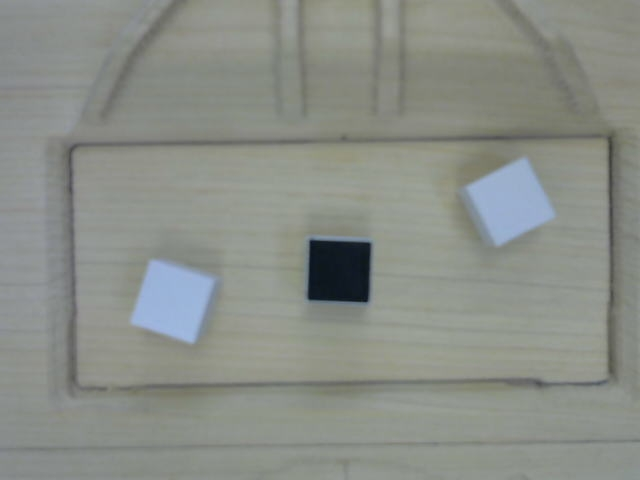
#> input picture raspberry_camara_pruebas/3cubos.png, 640 x 480 px
$ python ubicar_cubos.py   (Python 2 division)
#> lines starting #> are read from the running program, lines starting #| are printed output that depends on the picture; after the words box and inside, x2 and y2 are one past the last pixel; in counts of white or black regions, pixels touching at a corner belong together; long printed decimals are rounded
#> further down, img is the input picture: shape (480, 640, 3); mean B, G, R 135.7, 142.1, 137.9
#!/usr/bin/env python
# -*- coding: utf-8 -*-

#### TO DO: -distancia desde el nuevo SR hasta el centro de los cubos.
####        -reconocer unicamente 1 cubo cada vez, para la version final.

import numpy as np
import cv2
from math import atan, degrees , sqrt, pow

##########Variables globales#################
squares = [] #Cubos encontrados, respecto a (0,0) de img.
sorted_cubes = [] #Cubos con vertices ordenados por menor Y (para angulos).
new_sides_angles = []
new_centres = []
arm_angles = []
hand_angles = []
centers = []
workzone = []
newsquares = [] #Cuadrados calculados, respecto a (0,0) del nuevo SR.
topside_center_workzone = [0,0]
bottomside_center_worzone = [0,0]
#Colores para pintar:
RED=(0,0,255)
BLUE=(255,0,0)
CYAN=(255,150,0)
GREEN=(0,255,0)
YELLOW=(0,255,255)
ORANGE=(0,150,255)
WHITE=(255,255,255)
BLACK=(0,0,0)

def angle_cos(p0, p1, p2):
  d1, d2 = (p0-p1).astype('float'), (p2-p1).astype('float')
  return abs( np.dot(d1, d2) / np.sqrt( np.dot(d1, d1)*np.dot(d2, d2) ) )


#Función que encuentra los cuadrados de las caras superiores de cada cubo,
#obtiene los cuadrados del contorno, y los centros.
def find_squares(img):
  img = cv2.GaussianBlur(img, (5, 5), 0)
  global sorted_cubes
  global squares
  global centers
  previous = []
  cont = 0
  sideColor = 0
  alpha = 0
  for gray in cv2.split(img):
    for thrs in xrange(0, 255, 26):
      if thrs == 0:
        bin = cv2.Canny(gray, 0, 50, apertureSize=5)
        bin = cv2.dilate(bin, None)
      else:
        retval, bin = cv2.threshold(gray, thrs, 255, cv2.THRESH_BINARY)
      contours, hierarchy = cv2.findContours(bin, cv2.RETR_LIST, cv2.CHAIN_APPROX_SIMPLE)
      for cnt in contours:
        cnt_len = cv2.arcLength(cnt, True)
        cnt = cv2.approxPolyDP(cnt, 0.02*cnt_len, True)
        if len(cnt) == 4 and cv2.contourArea(cnt) > 1200 and cv2.contourArea(cnt) < 4000 and cv2.isContourConvex(cnt):
          cnt = cnt.reshape(-1, 2)
          encontrado = False
          #Se hace un bucle para buscar dentro de los contornos los más próximos
          #para cada cubo.
          for i in previous:
            if i[0] == cnt[0][0] or (i[0] <= cnt[0][0]+3 and i[0] >= cnt[0][0]-3) :
              #Si se encuentra este contorno en los anteriormente analizados,
              #no se usa.
              encontrado = True
              break
          max_cos = np.max([angle_cos( cnt[i], cnt[(i+1) % 4], cnt[(i+2) % 4] ) for i in xrange(4)])
          if max_cos < 0.1 and not encontrado:
            #Se almacena el contorno del cuadrado con sus vertices, se almacena
            #como analizado tambien.
            squares.append(cnt)
            previous.append(cnt[0])
            previous.append(cnt[1])
            previous.append(cnt[2])
            previous.append(cnt[3])
            #Se ordenan los vertices de los cubos, para luego usarlos para
            #los angulos.
            cubo = np.copy(cnt)
            dt = [('col1', cubo.dtype),('col2', cubo.dtype)]
            aux = cubo.ravel().view(dt)
            aux.sort(order=['col2','col1'])
            sorted_cubes.append(cubo)
            #Se obtienen el centro del cuadrado, y se saca el color de la cara.
            center = [(cnt[0][0]+cnt[2][0])/2,(cnt[0][1]+cnt[2][1])/2]
            centers.append([(cnt[0][0]+cnt[2][0])/2,(cnt[0][1]+cnt[2][1])/2])
            imggray = cv2.cvtColor(img,cv2.COLOR_BGR2GRAY)
            sideColor = imggray[center[1]][center[0]] # Color de cara superior
            if sideColor >= 100 :
              color = "blanco"
            else :
              color = "negro"
            print "Encontrado cubo numero",cont+1,"con centro en [",center[0]/3.78,",",center[1]/3.78,"] mm y es de color",color
            cont+=1

#Se encuentra un rectangulo de area mayor que los cubos, que los contiene y
#vale de referencia para ubicacion. Hace practicamente lo mismo que la funcion
#anterior para los cubos. Obtiene ademas puntos de referencia a mitad del
#rectangulo de referencia para construir un eje de coordenadas.
def find_workzone(img):
  img = cv2.GaussianBlur(img, (5, 5), 0)
  global workzone
  previous = []
  for gray in cv2.split(img):
    for thrs in xrange(0, 255, 26):
      if thrs == 0:
        bin = cv2.Canny(gray, 0, 50, apertureSize=5)
        bin = cv2.dilate(bin, None)
      else:
        retval, bin = cv2.threshold(gray, thrs, 255, cv2.THRESH_BINARY)
      contours, hierarchy = cv2.findContours(bin, cv2.RETR_LIST, cv2.CHAIN_APPROX_SIMPLE)
      for cnt in contours:
        cnt_len = cv2.arcLength(cnt, True)
        cnt = cv2.approxPolyDP(cnt, 0.02*cnt_len, True)
        if len(cnt) == 4 and cv2.contourArea(cnt) > 40000 and cv2.contourArea(cnt) < 130000 and cv2.isContourConvex(cnt):
          cnt = cnt.reshape(-1, 2)
          encontrado = False
          for i in previous:
            if i[0] == cnt[0][0] or (i[0] <= cnt[0][0]+3 and i[0] >= cnt[0][0]-3) :
              encontrado = True
              break
          max_cos = np.max([angle_cos( cnt[i], cnt[(i+1) % 4], cnt[(i+2) % 4] ) for i in xrange(4)])
          if max_cos < 0.1 and not encontrado:
            workzone.append(cnt)
            previous.append(cnt[0])
            calculate_workzone()
#> this loop made 3 passes
#> bin: shape (480, 640); every value is 0
#> after the loop, cnt = [[503, 172], [504, 172], [505, 171], [508, 171], [503, 171]]; encontrado = True; max_cos = 0.0122; previous = [[603, 146], [607, 144]]; workzone = [[[603, 146], [81, 160], [82, 376], [604, 373]], [[607, 144], [601, 379], [76, 395], [79, 148]]]

#Función que ordena los puntos del rectángulo de referencia y obtiene el
#lado superior y el inferior.
def calculate_workzone():
  top = [0,0]
  bottom = [0,0]
  topi=bottomi=i=0
  while i < 4:
    #Se compara respecto a la mitad de la imagen (240 px).
    if workzone[0][i][1] < 240:
      top[topi]=[workzone[0][i][0],workzone[0][i][1]]
      topi+=1
    else:
      bottom[bottomi]=[workzone[0][i][0],workzone[0][i][1]]
      bottomi+=1
    i+=1
  top.sort
  bottom.sort
  global topside_center_workzone
  topside_center_workzone = [(top[0][0]+top[1][0])/2,(top[0][1]+top[1][1])/2]
  global bottomside_center_worzone
  bottomside_center_worzone = [(bottom[0][0]+bottom[1][0])/2,(bottom[0][1]+bottom[1][1])/2]

#Función que calcula el angulo de giro para la pinza del brazo robotico (o el
#giro de los cubos sobre su propio eje).
def calculate_arm_angle():
  cont=0
  for centro in new_centres:
    x = [centro[0],0]
    b = sqrt(pow((x[0]-centro[0]),2)+pow((x[1]-centro[1]),2))
    c = sqrt(pow((x[0]-0),2)+pow((x[1]-0),2))
    alpha = degrees(atan(b/c))
    if centro[0] < 0:
      alpha = -degrees(atan(b/c))
    print "El cubo numero",cont+1,"esta a una inclinacion de",alpha,"grados respecto al eje de referencia"
    arm_angles.append(alpha)
    cont+=1

#Función que calcula el angulo de giro para el brazo robotico (giro respecto al
#eje del nuevo SR).
def calculate_hand_angle():
  cont = 0
  for cubo in new_sides_angles:
    x = [cubo[0][0],cubo[1][1]]
    b = sqrt(pow((x[0]-cubo[0][0]),2)+pow((x[1]-cubo[0][1]),2))
    c = sqrt(pow((x[0]-cubo[1][0]),2)+pow((x[1]-cubo[1][1]),2))
    alpha = degrees(atan(b/c))
    if cubo[0][0] < cubo[1][0] and cubo[0][1] > cubo[1][1]:
      alpha = -degrees(atan(b/c))
    print "El cubo numero",cont+1,"tiene un giro sobre si mismo de",alpha,"grados"
    hand_angles.append(alpha)
    cont+=1

#Función que obtiene nuevas coordenadas para los centros de los cubos y los lados
#de los cubos que serviran para determinar el giro de la pinza del brazo robotico.
def change_SR():
  #Se modifican las coordenadas respecto al nuevo SR:
  #El punto medio del lado inferior del rectangulo de referencia.
  global new_centres
  global new_sides_angles
  #Me quedo con el lado importante para el calculo de angulos de giro.
  #El resto lo ignoro.
  for cubo in sorted_cubes:
    a = [cubo[0][0]-bottomside_center_worzone[0],bottomside_center_worzone[1]-cubo[0][1]]
    b = [cubo[1][0]-bottomside_center_worzone[0],bottomside_center_worzone[1]-cubo[1][1]]
    new_sides_angles.append([a,b])
  #Ahora cambio las coordenadas de los centros respecto al nuevo SR.
  for centro in centers:
    a = [centro[0]-bottomside_center_worzone[0],bottomside_center_worzone[1]-centro[1]]
    new_centres.append(a)

if __name__ == '__main__':
#  cam = cv2.VideoCapture(0)
#  ret, img = cam.read()
  img = cv2.imread('3cubos.png')
  find_workzone(img)
  cv2.drawContours(img, workzone, -1, GREEN, 2)
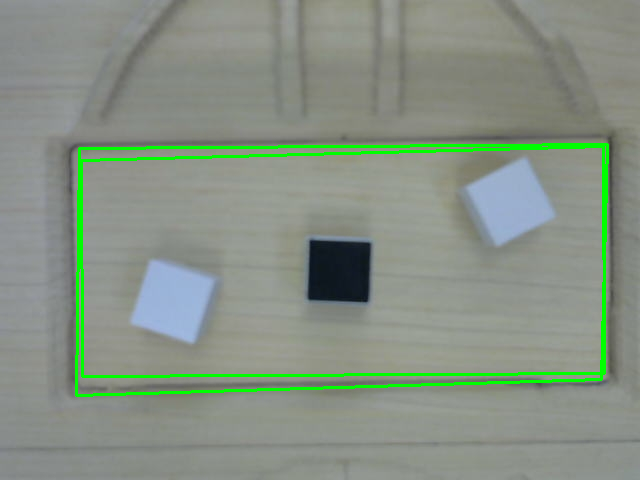
#> img: shape (480, 640, 3); 2.85% of pixels changed, all inside (x1, y1, x2, y2) = (75, 143, 609, 397)
  find_squares(img)
#> in find_squares, `img = cv2.GaussianBlur(img, (5, 5), 0)`:
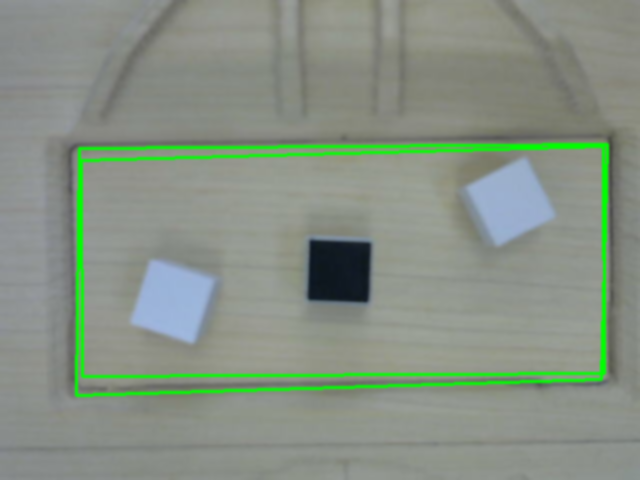
#> img: shape (480, 640, 3); mean of channels 0, 1, 2 132, 145.3, 134; drawn as B, G, R
#> the loop in find_squares, `for gray in cv2.split(img):` made 3 passes
#| Encontrado cubo numero 1 con centro en [ 89.418 , 71.693 ] mm y es de color negro
#| Encontrado cubo numero 2 con centro en [ 135.185 , 53.175 ] mm y es de color blanco
#| Encontrado cubo numero 3 con centro en [ 45.503 , 79.630 ] mm y es de color blanco
#> after the loop in find_squares, `for gray in cv2.split(img):`:
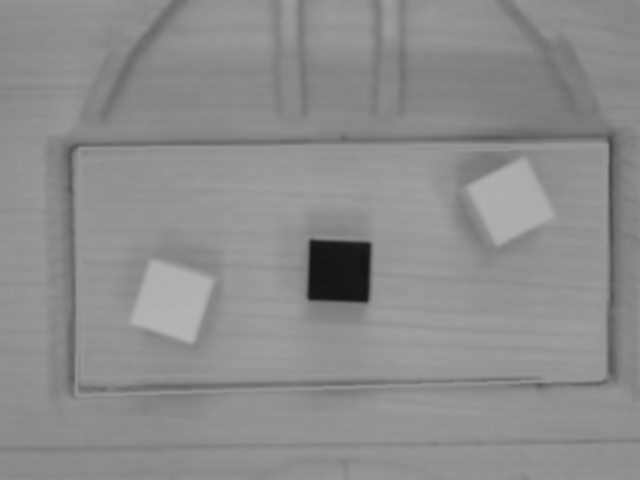
#> imggray: shape (480, 640); min 19, max 182, mean 140.5
#> after the loop in find_squares, `for gray in cv2.split(img):`: center = [172, 301]; centers = [[338, 271], [511, 201], [172, 301]]; color = 'blanco'; cont = 3; cubo = [[154, 263], [209, 281], [134, 321], [191, 339]]; dt = 2 items; encontrado = True; max_cos = 0.034; previous = [[312, 241], [369, 245], [364, 301], [309, 297], [525, 160], [468, 188], [497, 243], [553, 215], [154, 263], [134, 321], [191, 339], [209, 281]]; sideColor = 176; sorted_cubes = [[[312, 241], [369, 245], [309, 297], [364, 301]], [[525, 160], [468, 188], [553, 215], [497, 243]], [[154, 263], [209, 281], [134, 321], [191, 339]]]; squares = [[[312, 241], [369, 245], [364, 301], [309, 297]], [[525, 160], [468, 188], [497, 243], [553, 215]], [[154, 263], [134, 321], [191, 339], [209, 281]]]
  cv2.drawContours(img, squares, -1, RED, 3)
  cv2.line(img, (topside_center_workzone[0],topside_center_workzone[1]), (bottomside_center_worzone[0],bottomside_center_worzone[1]), BLUE, 1)
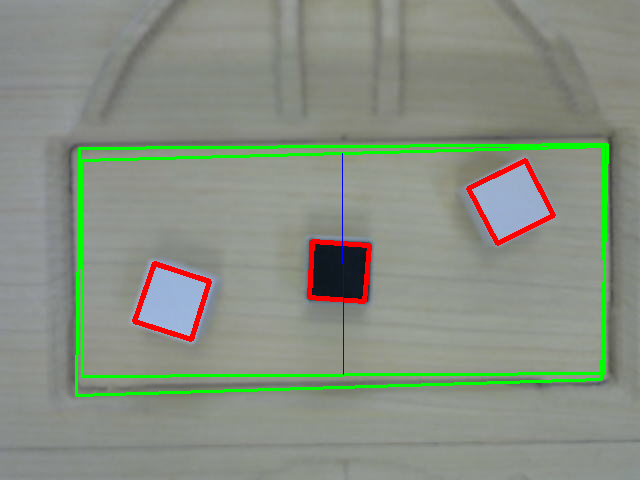
#> img: shape (480, 640, 3); mean B, G, R 130.3, 143.7, 135.5
  print "El nuevo origen de coordenadas sera [",bottomside_center_worzone[0]/3.78,",",bottomside_center_worzone[1]/3.78,"] mm"
#| El nuevo origen de coordenadas sera [ 90.741 , 98.942 ] mm
  print "Utilizando ese punto como nuevo SR."
  for i in centers:
    cv2.line(img, (bottomside_center_worzone[0],bottomside_center_worzone[1]), (i[0],i[1]), ORANGE, 1)
    cv2.line(img, (i[0],bottomside_center_worzone[1]), (i[0],i[1]), CYAN, 1)
#> this loop made 3 passes
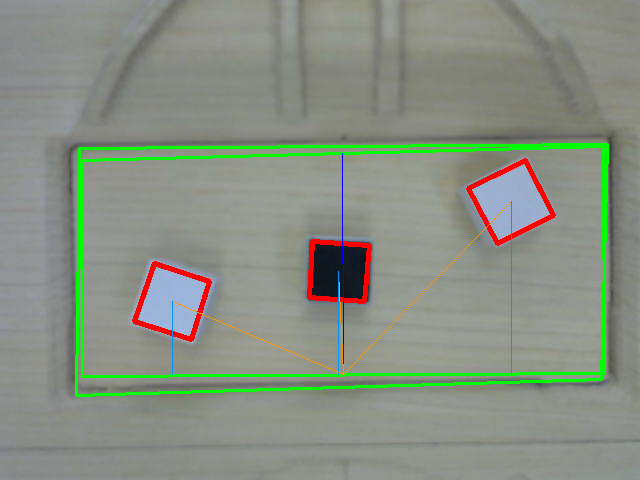
#> img: shape (480, 640, 3); 0.26% of pixels changed, all inside (x1, y1, x2, y2) = (172, 201, 512, 375)
  change_SR()
#> the loop in change_SR, `for cubo in sorted_cubes:` made 3 passes
#> (cubo, a, b) on passes 1 to 3: ([[312, 241], [369, 245], [309, 297], [364, 301]], [-31, 133], [26, 129]), ([[525, 160], [468, 188], [553, 215], [497, 243]], [182, 214], [125, 186]), ([[154, 263], [209, 281], [134, 321], [191, 339]], [-189, 111], [-134, 93])
#> after the loop in change_SR, `for cubo in sorted_cubes:`: new_sides_angles = [[[-31, 133], [26, 129]], [[182, 214], [125, 186]], [[-189, 111], [-134, 93]]]
#> the loop in change_SR, `for centro in centers:` made 3 passes
#> (centro, a) on passes 1 to 3: ([338, 271], [-5, 103]), ([511, 201], [168, 173]), ([172, 301], [-171, 73])
#> after the loop in change_SR, `for centro in centers:`: new_centres = [[-5, 103], [168, 173], [-171, 73]]
  calculate_arm_angle()
#> the loop in calculate_arm_angle, `for centro in new_centres:` made 3 passes
#> (centro, x, b, c) on passes 1 to 3: ([-5, 103], [-5, 0], 103, 5), ([168, 173], [168, 0], 173, 168), ([-171, 73], [-171, 0], 73, 171)
#| El cubo numero 1 esta a una inclinacion de -87.221 grados respecto al eje de referencia
#| El cubo numero 2 esta a una inclinacion de 45.840 grados respecto al eje de referencia
#| El cubo numero 3 esta a una inclinacion de -23.118 grados respecto al eje de referencia
#> after the loop in calculate_arm_angle, `for centro in new_centres:`: arm_angles = [-87.22, 45.84, -23.12]; cont = 3
  calculate_hand_angle()
#> the loop in calculate_hand_angle, `for cubo in new_sides_angles:` made 3 passes
#> (cubo, x, b, c) on passes 1 to 3: ([[-31, 133], [26, 129]], [-31, 129], 4, 57), ([[182, 214], [125, 186]], [182, 186], 28, 57), ([[-189, 111], [-134, 93]], [-189, 93], 18, 55)
#| El cubo numero 1 tiene un giro sobre si mismo de -4.014 grados
#| El cubo numero 2 tiene un giro sobre si mismo de 26.162 grados
#| El cubo numero 3 tiene un giro sobre si mismo de -18.122 grados
#> after the loop in calculate_hand_angle, `for cubo in new_sides_angles:`: hand_angles = [-4.01, 26.16, -18.12]

  cv2.line(img, (sorted_cubes[0][0][0],sorted_cubes[0][0][1]), (sorted_cubes[0][1][0],sorted_cubes[0][1][1]), YELLOW, 1)
#> img: shape (480, 640, 3); 0.02% of pixels changed, all inside (x1, y1, x2, y2) = (312, 241, 370, 246)
  cv2.line(img, (sorted_cubes[1][0][0],sorted_cubes[1][0][1]), (sorted_cubes[1][1][0],sorted_cubes[1][1][1]), YELLOW, 1)
#> img: shape (480, 640, 3); mean B, G, R 130.2, 143.9, 135.5
  cv2.line(img, (sorted_cubes[2][0][0],sorted_cubes[2][0][1]), (sorted_cubes[2][1][0],sorted_cubes[2][1][1]), YELLOW, 1)
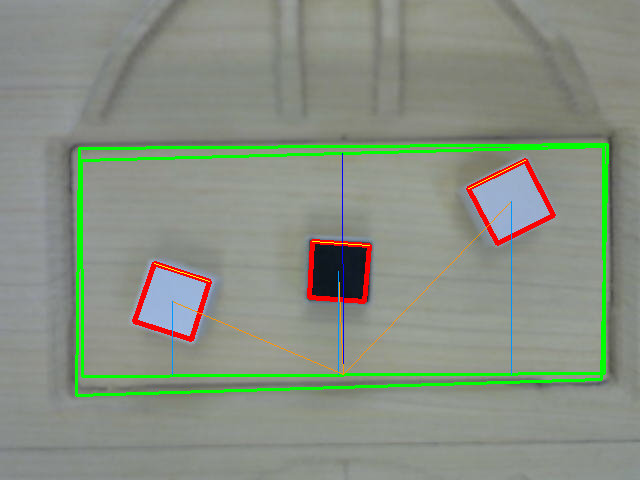
#> img: shape (480, 640, 3); mean B, G, R 130.2, 143.9, 135.5

  cv2.imshow('Cube detection', img)
  ch = 0xFF & cv2.waitKey()
#> (key Esc is pressed here)
  cv2.destroyAllWindows()
